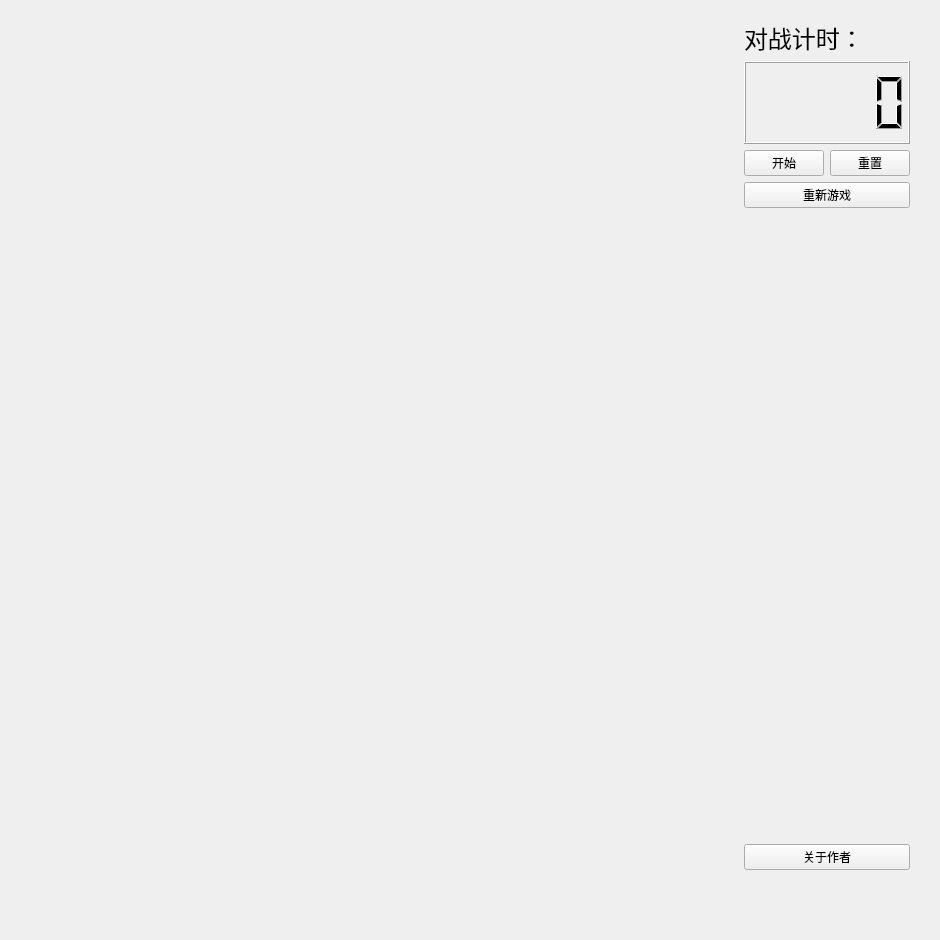
<?xml version="1.0" encoding="UTF-8"?>
<ui version="4.0">
 <class>ChessBoard</class>
 <widget class="QMainWindow" name="ChessBoard">
  <property name="geometry">
   <rect>
    <x>0</x>
    <y>0</y>
    <width>940</width>
    <height>940</height>
   </rect>
  </property>
  <property name="windowTitle">
   <string>MainWindow</string>
  </property>
  <widget class="QWidget" name="centralwidget">
   <layout class="QHBoxLayout" name="horizontalLayout" stretch="11,3">
    <property name="leftMargin">
     <number>0</number>
    </property>
    <property name="topMargin">
     <number>0</number>
    </property>
    <property name="rightMargin">
     <number>0</number>
    </property>
    <property name="bottomMargin">
     <number>0</number>
    </property>
    <item>
     <widget class="QLabel" name="label">
      <property name="sizePolicy">
       <sizepolicy hsizetype="Expanding" vsizetype="Preferred">
        <horstretch>0</horstretch>
        <verstretch>0</verstretch>
       </sizepolicy>
      </property>
      <property name="text">
       <string/>
      </property>
      <property name="scaledContents">
       <bool>false</bool>
      </property>
     </widget>
    </item>
    <item>
     <widget class="QWidget" name="verticalWidget" native="true">
      <property name="sizePolicy">
       <sizepolicy hsizetype="Preferred" vsizetype="Preferred">
        <horstretch>0</horstretch>
        <verstretch>0</verstretch>
       </sizepolicy>
      </property>
      <property name="styleSheet">
       <string notr="true">#verticalWidget{
border-image: url(:/images/b.jpg);
}</string>
      </property>
      <layout class="QVBoxLayout" name="verticalLayout">
       <property name="leftMargin">
        <number>30</number>
       </property>
       <property name="topMargin">
        <number>20</number>
       </property>
       <property name="rightMargin">
        <number>30</number>
       </property>
       <property name="bottomMargin">
        <number>50</number>
       </property>
       <item>
        <widget class="QLabel" name="label_2">
         <property name="font">
          <font>
           <pointsize>18</pointsize>
          </font>
         </property>
         <property name="text">
          <string>对战计时：</string>
         </property>
        </widget>
       </item>
       <item>
        <widget class="QLCDNumber" name="lcdNumber">
         <property name="sizePolicy">
          <sizepolicy hsizetype="Minimum" vsizetype="Minimum">
           <horstretch>0</horstretch>
           <verstretch>0</verstretch>
          </sizepolicy>
         </property>
         <property name="minimumSize">
          <size>
           <width>0</width>
           <height>83</height>
          </size>
         </property>
         <property name="styleSheet">
          <string notr="true">font: 24pt &quot;华文琥珀&quot;;</string>
         </property>
        </widget>
       </item>
       <item>
        <layout class="QHBoxLayout" name="horizontalLayout_2">
         <property name="topMargin">
          <number>0</number>
         </property>
         <item>
          <widget class="QPushButton" name="pushButton_start">
           <property name="sizePolicy">
            <sizepolicy hsizetype="Minimum" vsizetype="Preferred">
             <horstretch>0</horstretch>
             <verstretch>0</verstretch>
            </sizepolicy>
           </property>
           <property name="text">
            <string>开始</string>
           </property>
          </widget>
         </item>
         <item>
          <spacer name="horizontalSpacer">
           <property name="orientation">
            <enum>Qt::Horizontal</enum>
           </property>
           <property name="sizeHint" stdset="0">
            <size>
             <width>40</width>
             <height>20</height>
            </size>
           </property>
          </spacer>
         </item>
         <item>
          <widget class="QPushButton" name="pushButton_reset">
           <property name="sizePolicy">
            <sizepolicy hsizetype="Minimum" vsizetype="Preferred">
             <horstretch>0</horstretch>
             <verstretch>0</verstretch>
            </sizepolicy>
           </property>
           <property name="text">
            <string>重置</string>
           </property>
          </widget>
         </item>
        </layout>
       </item>
       <item>
        <widget class="QPushButton" name="pushButton_restart">
         <property name="text">
          <string>重新游戏</string>
         </property>
        </widget>
       </item>
       <item>
        <spacer name="verticalSpacer">
         <property name="orientation">
          <enum>Qt::Vertical</enum>
         </property>
         <property name="sizeHint" stdset="0">
          <size>
           <width>20</width>
           <height>40</height>
          </size>
         </property>
        </spacer>
       </item>
       <item>
        <widget class="QPushButton" name="pushButton_about">
         <property name="sizePolicy">
          <sizepolicy hsizetype="Minimum" vsizetype="Preferred">
           <horstretch>0</horstretch>
           <verstretch>0</verstretch>
          </sizepolicy>
         </property>
         <property name="text">
          <string>关于作者</string>
         </property>
        </widget>
       </item>
       <item>
        <layout class="QHBoxLayout" name="horizontalLayout_3">
         <property name="topMargin">
          <number>0</number>
         </property>
         <item>
          <spacer name="horizontalSpacer_2">
           <property name="orientation">
            <enum>Qt::Horizontal</enum>
           </property>
           <property name="sizeHint" stdset="0">
            <size>
             <width>40</width>
             <height>20</height>
            </size>
           </property>
          </spacer>
         </item>
        </layout>
       </item>
      </layout>
     </widget>
    </item>
   </layout>
  </widget>
  <widget class="QMenuBar" name="menubar">
   <property name="geometry">
    <rect>
     <x>0</x>
     <y>0</y>
     <width>940</width>
     <height>23</height>
    </rect>
   </property>
  </widget>
 </widget>
 <resources/>
 <connections/>
</ui>
